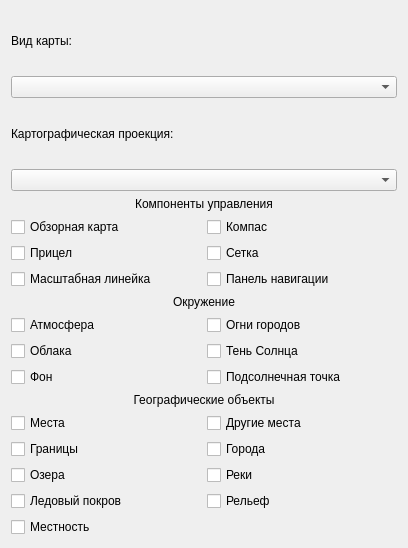
<?xml version="1.0" encoding="UTF-8"?>
<ui version="4.0">
 <class>MapSettings</class>
 <widget class="QWidget" name="MapSettings">
  <property name="geometry">
   <rect>
    <x>0</x>
    <y>0</y>
    <width>408</width>
    <height>548</height>
   </rect>
  </property>
  <property name="windowTitle">
   <string>Form</string>
  </property>
  <layout class="QVBoxLayout" name="verticalLayout">
   <item>
    <widget class="QLabel" name="lThemeId">
     <property name="text">
      <string>Вид карты:</string>
     </property>
    </widget>
   </item>
   <item>
    <widget class="QComboBox" name="cbThemeId"/>
   </item>
   <item>
    <widget class="QLabel" name="lProjection">
     <property name="text">
      <string>Картографическая проекция:</string>
     </property>
    </widget>
   </item>
   <item>
    <widget class="QComboBox" name="cbProjection"/>
   </item>
   <item>
    <layout class="QGridLayout" name="gridLayout_2">
     <item row="5" column="0">
      <widget class="QCheckBox" name="cbShowAtmosphere">
       <property name="text">
        <string>Атмосфера</string>
       </property>
      </widget>
     </item>
     <item row="6" column="0">
      <widget class="QCheckBox" name="cbShowClowds">
       <property name="text">
        <string>Облака</string>
       </property>
      </widget>
     </item>
     <item row="12" column="1">
      <widget class="QCheckBox" name="cbShowRelief">
       <property name="text">
        <string>Рельеф</string>
       </property>
      </widget>
     </item>
     <item row="3" column="0">
      <widget class="QCheckBox" name="cbShowScaleBar">
       <property name="text">
        <string>Масштабная линейка</string>
       </property>
      </widget>
     </item>
     <item row="8" column="0" colspan="2">
      <widget class="QLabel" name="label_3">
       <property name="text">
        <string>Географические объекты</string>
       </property>
       <property name="alignment">
        <set>Qt::AlignCenter</set>
       </property>
      </widget>
     </item>
     <item row="11" column="0">
      <widget class="QCheckBox" name="cbShowLakes">
       <property name="text">
        <string>Озера</string>
       </property>
      </widget>
     </item>
     <item row="7" column="0">
      <widget class="QCheckBox" name="cbShowBackground">
       <property name="text">
        <string>Фон</string>
       </property>
      </widget>
     </item>
     <item row="7" column="1">
      <widget class="QCheckBox" name="cbShowSubSolarPointIcon">
       <property name="text">
        <string>Подсолнечная точка</string>
       </property>
      </widget>
     </item>
     <item row="11" column="1">
      <widget class="QCheckBox" name="cbShowRivers">
       <property name="text">
        <string>Реки</string>
       </property>
      </widget>
     </item>
     <item row="4" column="0" colspan="2">
      <widget class="QLabel" name="label_2">
       <property name="text">
        <string>Окружение</string>
       </property>
       <property name="alignment">
        <set>Qt::AlignCenter</set>
       </property>
      </widget>
     </item>
     <item row="1" column="1">
      <widget class="QCheckBox" name="cbShowCompass">
       <property name="text">
        <string>Компас</string>
       </property>
      </widget>
     </item>
     <item row="0" column="0" colspan="2">
      <widget class="QLabel" name="label">
       <property name="text">
        <string>Компоненты управления</string>
       </property>
       <property name="alignment">
        <set>Qt::AlignCenter</set>
       </property>
      </widget>
     </item>
     <item row="10" column="0">
      <widget class="QCheckBox" name="cbShowBorders">
       <property name="text">
        <string>Границы</string>
       </property>
      </widget>
     </item>
     <item row="10" column="1">
      <widget class="QCheckBox" name="cbShowCities">
       <property name="text">
        <string>Города</string>
       </property>
      </widget>
     </item>
     <item row="13" column="0">
      <widget class="QCheckBox" name="cbShowTerrain">
       <property name="text">
        <string>Местность</string>
       </property>
      </widget>
     </item>
     <item row="9" column="0">
      <widget class="QCheckBox" name="cbShowPlaces">
       <property name="text">
        <string>Места</string>
       </property>
      </widget>
     </item>
     <item row="5" column="1">
      <widget class="QCheckBox" name="cbShowCityLights">
       <property name="text">
        <string>Огни городов</string>
       </property>
      </widget>
     </item>
     <item row="12" column="0">
      <widget class="QCheckBox" name="cbShowIceLayer">
       <property name="text">
        <string>Ледовый покров</string>
       </property>
      </widget>
     </item>
     <item row="2" column="1">
      <widget class="QCheckBox" name="cbShowGrid">
       <property name="text">
        <string>Сетка</string>
       </property>
      </widget>
     </item>
     <item row="2" column="0">
      <widget class="QCheckBox" name="cbShowCrosshairs">
       <property name="text">
        <string>Прицел</string>
       </property>
      </widget>
     </item>
     <item row="6" column="1">
      <widget class="QCheckBox" name="cbShowSunShading">
       <property name="text">
        <string>Тень Солнца</string>
       </property>
      </widget>
     </item>
     <item row="9" column="1">
      <widget class="QCheckBox" name="cbShowOthePlaces">
       <property name="text">
        <string>Другие места</string>
       </property>
      </widget>
     </item>
     <item row="1" column="0">
      <widget class="QCheckBox" name="cbShowOverviewMap">
       <property name="text">
        <string>Обзорная карта</string>
       </property>
      </widget>
     </item>
     <item row="3" column="1">
      <widget class="QCheckBox" name="cbShowNavigationPanel">
       <property name="text">
        <string>Панель навигации</string>
       </property>
      </widget>
     </item>
    </layout>
   </item>
  </layout>
 </widget>
 <resources/>
 <connections/>
</ui>
